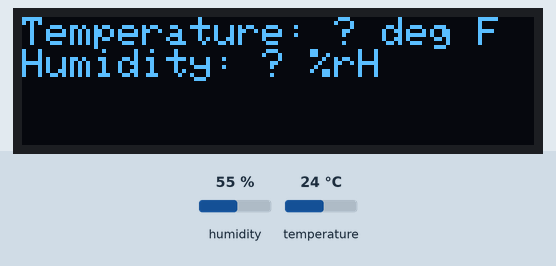
Simulated run of this sketch. Board: Arduino Uno, built for the host (arithmetic inside an expression is 32-bit, double 64-bit). Parts: 128×32 one-colour display. Inputs (shaded band) come from the test bench; at power-on: humidity 55 %, temperature 24 °C. The display library's start-up logo is not drawn.

Above: at 0.2 s.

The sketch:

0917_i2c_pt2.ino
```cpp
#include <Wire.h>
#include <Adafruit_AHTX0.h>
#include <Adafruit_SSD1306.h>

#define SDA_PIN 7
#define SCL_PIN 9

#define SCREEN_WIDTH 128
#define SCREEN_HEIGHT 32
#define OLED_RESET -1
#define SCREEN_ADDRESS 0x3c

Adafruit_AHTX0 aht;
TwoWire i2c(0);
Adafruit_SSD1306 oled(SCREEN_WIDTH, SCREEN_HEIGHT, &i2c, OLED_RESET);


void setup() {
  // put your setup code here, to run once:
  Serial.begin(9600);
  if (!i2c.begin(SDA_PIN, SCL_PIN))
  {
    Serial.println("I2c not init'd");
    while(1);
  }
  if (!oled.begin())
  {
    Serial.println("oled go boom");
    while(1);
  }
  if (!aht.begin(&i2c))
  {
    Serial.println("AHHHHHHHHHHHH");
    while(1);
  }
  oled.display();
  oled.setTextColor(SSD1306_WHITE);
  oled.setTextSize(1);
}

void loop() {
  // put your main code here, to run repeatedly:
  sensors_event_t humidity, temperature;
  aht.getEvent(&humidity, &temperature);
  /*
  Serial.print("Temperature: ");
  Serial.print(temperature.temperature);
  Serial.println(" deg C");
  Serial.print("Humidity: ");
  Serial.print(humidity.relative_humidity);
  Serial.println(" %rH");
  Serial.println("----");*/
  oled.clearDisplay();
  oled.setCursor(0,0);
  oled.printf("Temperature: %.2f deg F\n", temperature.temperature*9.0/5+32);
  oled.printf("Humidity: %.2f %%rH", humidity.relative_humidity);
  oled.display();
  delay(1000);

}
```
